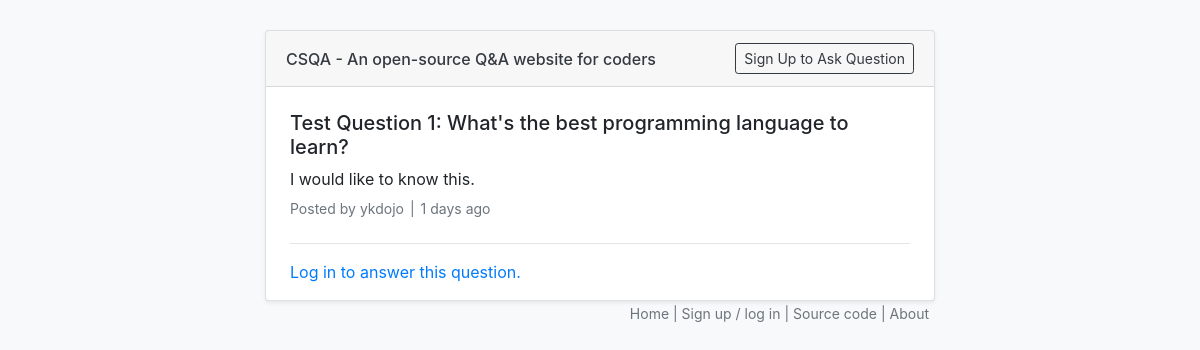
/question/1/, run on an earlier commit of the app's database.
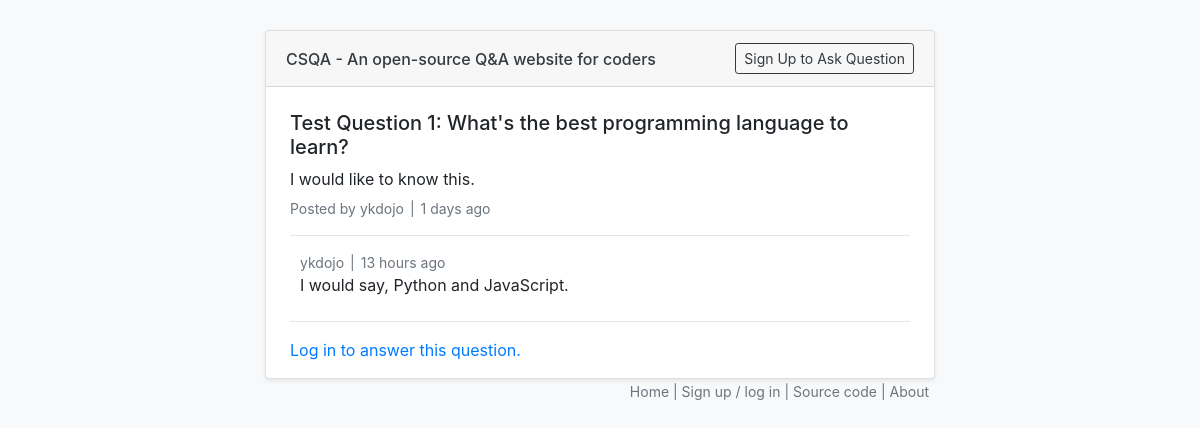
And on a later commit of the database.
### main/models.py (models this page shows, shortened)
class Answer(models.Model):
    question = models.ForeignKey(Question, on_delete=models.CASCADE)
    user = models.ForeignKey(User, on_delete=models.CASCADE)
    text = models.TextField()
    created = models.DateTimeField(editable=False)
    modified = models.DateTimeField()
    @property
    def x_ago(self):
        diff = datetime.datetime.now(datetime.timezone.utc) - self.created
        return x_ago_helper(diff)

### questions/views.py (the view)
# urls.py: path('question/<int:id>/', questionView),
def questionView(request, id):
    current_user = request.user
    question = Question.objects.get(pk=id)
    answers = Answer.objects.filter(question_id=id).order_by('-created')
    context = {'question': question, 'answers': answers, 'current_user': current_user}
    return render(request, 'question.html', context)

### main/models.py (called while the page is built)
def x_ago_helper(diff):
    if diff.days > 0:
        return f'{diff.days} days ago'
    if diff.seconds < 60:
        return f'{diff.seconds} seconds ago'
    if diff.seconds < 3600:
        return f'{diff.seconds // 60} minutes ago'
    return f'{diff.seconds // 3600} hours ago'

    @property
    def x_ago(self):
        diff = datetime.datetime.now(datetime.timezone.utc) - self.created
        return x_ago_helper(diff)

### templates/question.html
{% extends "common.html" %}
{% block content %}
<h5>{{question.title}}</h5>
<div style="margin-bottom: 7px">{{question.body}}</div>
<div class='text-secondary' style="font-size: 14px">Posted by {{ question.user }}<span style="margin-right: 6px; margin-left: 6px;">|</span></span>{{ question.x_ago }}</div>
{% for answer in answers %}
    <hr/>
    <div class='answer-block'>
      <div class='text-secondary' style="font-size: 14px">{{ answer.user }}<span style="margin-right: 6px; margin-left: 6px;">|</span></span>{{ answer.x_ago }}</div>
      <div style="margin-bottom: 20px">{{ answer.text }}</div>
    </div>
{% endfor %}
<hr style="margin-top: 1.5rem"/>
{% if current_user.is_authenticated %}
<form action="/question/{{question.id}}/answer" method="post">
  {% csrf_token %}
  <div class="form-group">
    <textarea class="form-control" id="text" name="text" rows="3" placeholder="Type your answer here."></textarea>
  </div>
  <button type="submit" class="btn btn-primary mb-2">Submit</button>
</form>
{% else %}
<a href="/accounts/login">Log in to answer this question.</a>
{% endif %}
{% endblock %}

What changed in the data, as far as the page shows it:
added Answer: user "ykdojo", x_ago "13 hours ago", text "I would say, Python and JavaScript."
